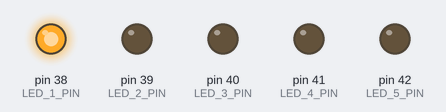
Bench run of a sketch on a simulated Arduino Mega 2560, built with avr-gcc and run on an emulated ATmega2560. On the bench: output pins drawn as LEDs (lit = HIGH). What the sketch prints to the serial monitor is not drawn.

Above: at 1.2 s.
At 2.2 s:
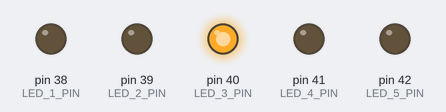
At 2.7 s:
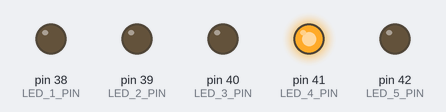
At 4.2 s:
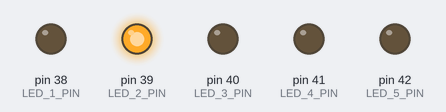
At 5.7 s:
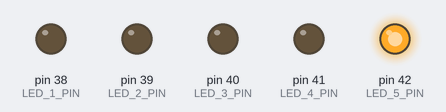
Timing chart, 0 to 6.8 s (numbered marks = the images above):
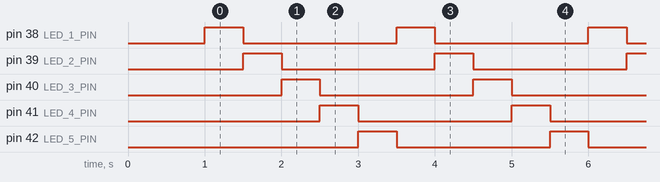

The sketch:

0.3_Traffic_Lights.ino
```cpp
/**
 **************************************************
 *
 * @file        0.3_Traffic_Lights.ino
 * @brief       A lit spot walking along five LEDs on IO38 to IO42. Each LED lights for half a second in turn, left to
 *              right, and then the row starts again.
 *              For details, connection diagram and more, check out the example documentation at: <link placeholder>
 * @author      Borna Zelenika @ soldered.com
 ***************************************************
 */

// The five LEDs, left to right as they sit on the breadboard, each with its own 330 Ohm resistor.
const int LED_1_PIN = 38;
const int LED_2_PIN = 39;
const int LED_3_PIN = 40;
const int LED_4_PIN = 41;
const int LED_5_PIN = 42;

// How long each LED stays in its state, in milliseconds.
const int STEP_MS = 500;

void setup() {
  Serial.begin(115200);
  delay(1000);

  Serial.println("RUNNING: a lit spot walks along the row and starts again.");

  // Every one of the five pins is an output.
  pinMode(LED_1_PIN, OUTPUT);
  pinMode(LED_2_PIN, OUTPUT);
  pinMode(LED_3_PIN, OUTPUT);
  pinMode(LED_4_PIN, OUTPUT);
  pinMode(LED_5_PIN, OUTPUT);
}

void loop() {
  digitalWrite(LED_1_PIN, HIGH);
  delay(STEP_MS);
  digitalWrite(LED_1_PIN, LOW);

  digitalWrite(LED_2_PIN, HIGH);
  delay(STEP_MS);
  digitalWrite(LED_2_PIN, LOW);

  digitalWrite(LED_3_PIN, HIGH);
  delay(STEP_MS);
  digitalWrite(LED_3_PIN, LOW);

  digitalWrite(LED_4_PIN, HIGH);
  delay(STEP_MS);
  digitalWrite(LED_4_PIN, LOW);

  digitalWrite(LED_5_PIN, HIGH);
  delay(STEP_MS);
  digitalWrite(LED_5_PIN, LOW);
}
```

Measured:
- by itself, pin 38 (LED_1_PIN), pin 39 (LED_2_PIN), pin 40 (LED_3_PIN), pin 41 (LED_4_PIN), pin 42 (LED_5_PIN): alternates HIGH for 0.50 s and LOW for 2.0 s
- by itself, everything shown: repeats every 2.5 s, in 6 steps
